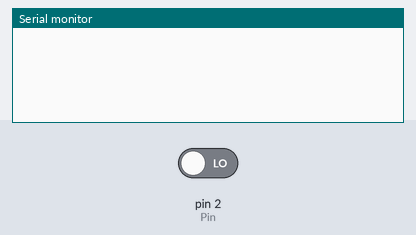
The sketch below on a simulated Arduino Uno, built with avr-gcc and run on an emulated ATmega328P. Parts: the last lines printed to the serial monitor. The inputs (shaded band) are chosen by the test bench; at power-on: pin 2 (Pin) LOW.

Above: at 1.2 s.
1.3 s: pin 2 (Pin) driven HIGH
At 1.7 s:
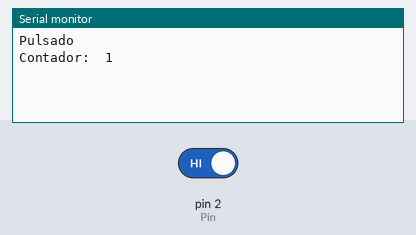
2.8 s: pin 2 (Pin) driven LOW
At 3.8 s:
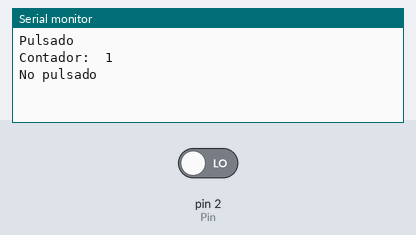

The sketch:

Contador_de_pulsos.ino
```cpp
const int  Pin = 2;
int contador = 0;
int estadoActual = 0;
int estadoAnterior = 0;

void setup() {

  pinMode(Pin, INPUT);
  Serial.begin(9600);
}


void loop() {

  estadoActual = digitalRead(Pin);


  if (estadoActual != estadoAnterior) {

    if (estadoActual == HIGH) {

      contador++;
      Serial.println("Pulsado");
      Serial.print("Contador:  ");
      Serial.println(contador);
    }
    else {

      Serial.println("No pulsado");
    }
  }

  estadoAnterior = estadoActual;


}
```

Measured:
- after the input at 1.3 s, the serial monitor: prints a new line at once (image 1)
- after the input at 2.8 s, the serial monitor: prints a new line at once (image 2)
